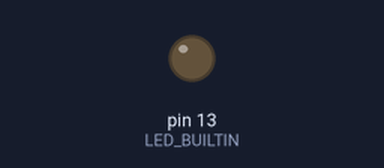
The sketch below on a simulated Arduino Uno, built with avr-gcc and run on an emulated ATmega328P. Shown: output pins drawn as LEDs (lit = HIGH).

Above: at 0.2 s.
At 0.7 s:
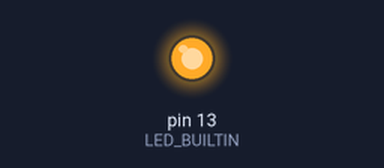
Timing chart, 0 to 3.0 s (numbered marks = the images above):
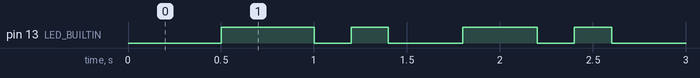

Measured:
- by itself, pin 13 (LED_BUILTIN): repeats every 1.2 s: LOW 0.20 s, HIGH 0.20 s, LOW 0.40 s, HIGH 0.40 s, until it stays LOW from 121.0 s
- by itself, everything shown: repeats every 2.4 s, in 8 steps

The sketch:

arduino-blink-app.ino
```cpp
#include "arduino-blink-app.h";

void setup() {
    pinMode(LED_BUILTIN, OUTPUT);
}

void loop() {
    blink(500);

    for (int i = 0; i < 100; i++)
    {
        blink(200);
        blink(400);
    }

    blink(10000);
}

void blink(int interval) {
    ledDown();
    delay(interval);
    ledUp();
    delay(interval);
}

void ledUp() {
    digitalWrite(LED_BUILTIN, HIGH);
}

void ledDown() {
    digitalWrite(LED_BUILTIN, LOW);
}
```

arduino-blink-app.h
```cpp
void blink(int interval);
void ledUp();
void ledDown();
```
